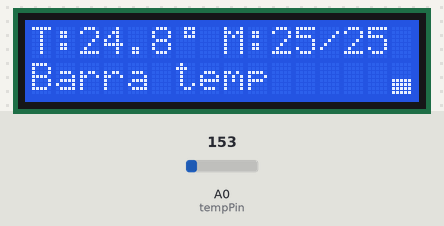
This sketch was run on a simulated Arduino Uno, built with avr-gcc and run on an emulated ATmega328P. On the bench: 16×2 character LCD. Inputs (shaded band) come from the test bench; at power-on: A0 (tempPin) = 153.

Above: at 3.2 s.
3.3 s: A0 (tempPin) set to 165
At 4.8 s:
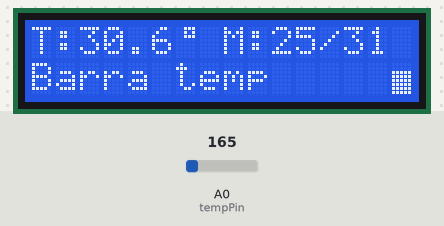
5.5 s: A0 (tempPin) set to 175
At 6.7 s:
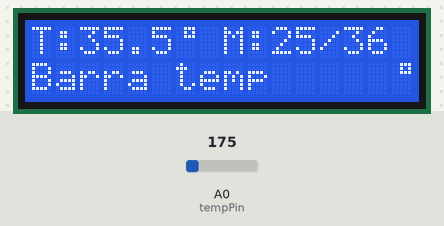
7.5 s: A0 (tempPin) set to 191
At 8.6 s:
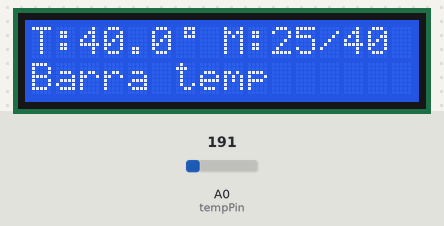
9.6 s: A0 (tempPin) set to 133
At 10.4 s:
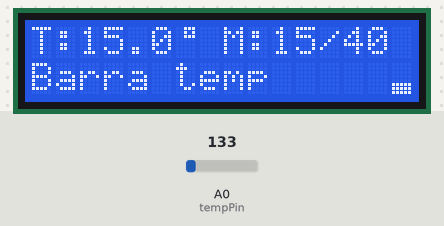
11.6 s: A0 (tempPin) set to 114
At 13.5 s:
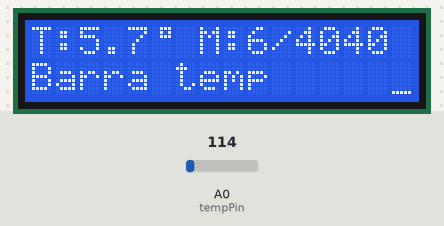
Timing chart, 0 to 14.6 s (numbered marks = the images above; inputs shaded):
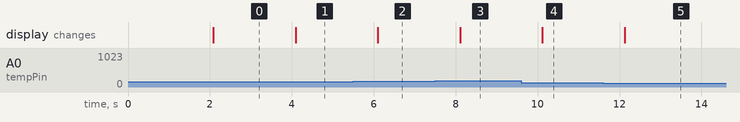

Measured:
- after the input at 3.3 s, the display: changes after 0.79 s (image 1)
- after the input at 5.5 s, the display: changes after 0.60 s (image 2)
- after the input at 7.5 s, the display: changes after 0.61 s (image 3)
- after the input at 9.6 s, the display: changes after 0.52 s (image 4)
- after the input at 11.6 s, the display: changes after 0.53 s (image 5)

The sketch:

sketch_jan30a.ino
```cpp
#include <LiquidCrystal.h>

// RS, E, D4, D5, D6, D7
LiquidCrystal lcd(12, 11, 5, 4, 3, 2);

const int tempPin = A0;

// ===== SIMBOLO GRADO =====
byte grado[8] = {
  B00111,
  B00101,
  B00111,
  B00000,
  B00000,
  B00000,
  B00000,
  B00000
};

// ===== BARRE VERTICALI (0-8) =====
byte bar0[8] = {B00000,B00000,B00000,B00000,B00000,B00000,B00000,B00000};
byte bar1[8] = {B00000,B00000,B00000,B00000,B00000,B00000,B00000,B11111};
byte bar2[8] = {B00000,B00000,B00000,B00000,B00000,B00000,B11111,B11111};
byte bar3[8] = {B00000,B00000,B00000,B00000,B00000,B11111,B11111,B11111};
byte bar4[8] = {B00000,B00000,B00000,B00000,B11111,B11111,B11111,B11111};
byte bar5[8] = {B00000,B00000,B00000,B11111,B11111,B11111,B11111,B11111};
byte bar6[8] = {B00000,B00000,B11111,B11111,B11111,B11111,B11111,B11111};
byte bar7[8] = {B00000,B11111,B11111,B11111,B11111,B11111,B11111,B11111};
byte bar8[8] = {B11111,B11111,B11111,B11111,B11111,B11111,B11111,B11111};

float tempMin = 100;
float tempMax = -50;

void setup() {
  lcd.begin(16, 2);

  lcd.createChar(0, grado);
  lcd.createChar(1, bar0);
  lcd.createChar(2, bar1);
  lcd.createChar(3, bar2);
  lcd.createChar(4, bar3);
  lcd.createChar(5, bar4);
  lcd.createChar(6, bar5);
  lcd.createChar(7, bar6);
  // bar7 e bar8 non servono entrambi per limiti LCD

  // ===== MESSAGGIO INIZIALE =====
  lcd.setCursor(0, 0);
  lcd.print("Ciao Gheris!");
  lcd.setCursor(0, 1);
  lcd.print("Avvio sistema");
  delay(2000);
  lcd.clear();
}

void loop() {
  int valore = analogRead(tempPin);
  float tensione = valore * (5.0 / 1023.0);
  float temperatura = (tensione - 0.5) * 100.0; // TMP36

  // Limiti
  if (temperatura < 0) temperatura = 0;
  if (temperatura > 40) temperatura = 40;

  // Min / Max
  if (temperatura < tempMin) tempMin = temperatura;
  if (temperatura > tempMax) tempMax = temperatura;

  // ===== MAPPATURA BARRA (0–8) =====
  int livello = map(temperatura, 0, 40, 0, 8);

  // ===== RIGA 1 =====
  lcd.setCursor(0, 0);
  lcd.print("T:");
  lcd.print(temperatura, 1);
  lcd.write(byte(0));
  lcd.print(" ");

  lcd.print("M:");
  lcd.print(tempMin, 0);
  lcd.print("/");
  lcd.print(tempMax, 0);

  // ===== RIGA 2 =====
  lcd.setCursor(0, 1);
  lcd.print("Barra temp ");

  // Barra verticale (ultima colonna)
  lcd.setCursor(15, 1);
  lcd.write(livello + 1);  // carattere custom

  delay(1000);
}
```
